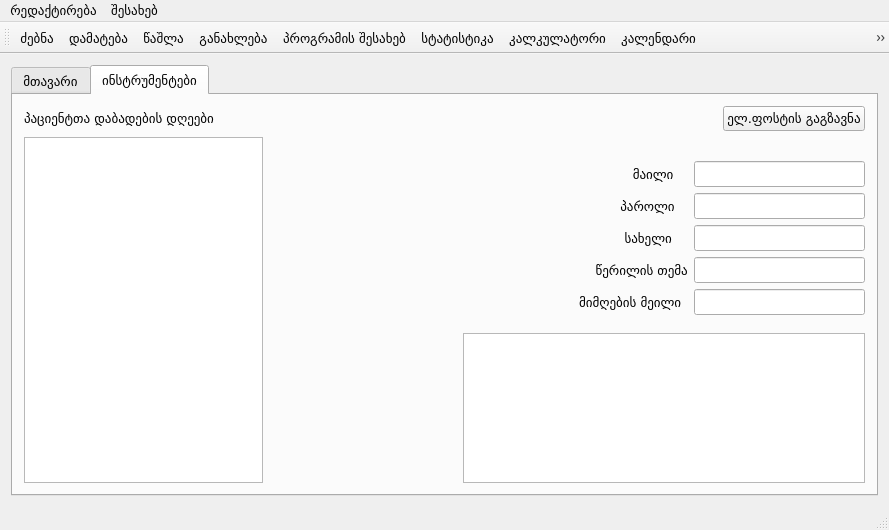
<?xml version="1.0" encoding="UTF-8"?>
<ui version="4.0">
 <class>MainWindow</class>
 <widget class="QMainWindow" name="MainWindow">
  <property name="geometry">
   <rect>
    <x>0</x>
    <y>0</y>
    <width>889</width>
    <height>530</height>
   </rect>
  </property>
  <property name="baseSize">
   <size>
    <width>500</width>
    <height>500</height>
   </size>
  </property>
  <property name="font">
   <font>
    <family>Sylfaen</family>
    <pointsize>10</pointsize>
   </font>
  </property>
  <property name="windowTitle">
   <string>NA SOFTWARE</string>
  </property>
  <property name="animated">
   <bool>true</bool>
  </property>
  <widget class="QWidget" name="centralWidget">
   <layout class="QGridLayout" name="gridLayout_3">
    <item row="0" column="0">
     <widget class="QTabWidget" name="tabWidget">
      <property name="currentIndex">
       <number>1</number>
      </property>
      <widget class="QWidget" name="tab_3">
       <attribute name="title">
        <string>მთავარი</string>
       </attribute>
       <layout class="QGridLayout" name="gridLayout_2">
        <item row="0" column="0">
         <layout class="QVBoxLayout" name="verticalLayout">
          <item>
           <widget class="QTableView" name="tableView">
            <property name="font">
             <font>
              <family>Sylfaen</family>
              <pointsize>10</pointsize>
             </font>
            </property>
           </widget>
          </item>
          <item>
           <layout class="QHBoxLayout" name="horizontalLayout_6">
            <item>
             <layout class="QHBoxLayout" name="horizontalLayout">
              <item>
               <widget class="QLabel" name="label">
                <property name="text">
                 <string>სახელი</string>
                </property>
               </widget>
              </item>
              <item>
               <widget class="QLineEdit" name="lineEdit"/>
              </item>
             </layout>
            </item>
            <item>
             <layout class="QHBoxLayout" name="horizontalLayout_2">
              <item>
               <widget class="QLabel" name="label_2">
                <property name="text">
                 <string>გვარი</string>
                </property>
               </widget>
              </item>
              <item>
               <widget class="QLineEdit" name="lineEdit_2"/>
              </item>
             </layout>
            </item>
            <item>
             <widget class="QPushButton" name="pushButton">
              <property name="text">
               <string>ძებნა</string>
              </property>
              <property name="icon">
               <iconset resource="icons.qrc">
                <normaloff>:/search.png</normaloff>:/search.png</iconset>
              </property>
             </widget>
            </item>
            <item>
             <spacer name="horizontalSpacer_7">
              <property name="orientation">
               <enum>Qt::Horizontal</enum>
              </property>
              <property name="sizeHint" stdset="0">
               <size>
                <width>40</width>
                <height>20</height>
               </size>
              </property>
             </spacer>
            </item>
            <item>
             <spacer name="horizontalSpacer_6">
              <property name="orientation">
               <enum>Qt::Horizontal</enum>
              </property>
              <property name="sizeHint" stdset="0">
               <size>
                <width>40</width>
                <height>20</height>
               </size>
              </property>
             </spacer>
            </item>
            <item>
             <spacer name="horizontalSpacer_3">
              <property name="orientation">
               <enum>Qt::Horizontal</enum>
              </property>
              <property name="sizeHint" stdset="0">
               <size>
                <width>40</width>
                <height>20</height>
               </size>
              </property>
             </spacer>
            </item>
            <item>
             <spacer name="horizontalSpacer">
              <property name="orientation">
               <enum>Qt::Horizontal</enum>
              </property>
              <property name="sizeHint" stdset="0">
               <size>
                <width>40</width>
                <height>20</height>
               </size>
              </property>
             </spacer>
            </item>
           </layout>
          </item>
          <item>
           <layout class="QHBoxLayout" name="horizontalLayout_5">
            <item>
             <layout class="QHBoxLayout" name="horizontalLayout_3">
              <item>
               <widget class="QLabel" name="label_3">
                <property name="text">
                 <string>თვე</string>
                </property>
               </widget>
              </item>
             </layout>
            </item>
            <item>
             <widget class="QComboBox" name="comboBox">
              <item>
               <property name="text">
                <string>იანვარი</string>
               </property>
              </item>
              <item>
               <property name="text">
                <string>თებერვალი</string>
               </property>
              </item>
              <item>
               <property name="text">
                <string>მარტი</string>
               </property>
              </item>
              <item>
               <property name="text">
                <string>აპრილი</string>
               </property>
              </item>
              <item>
               <property name="text">
                <string>მაისი</string>
               </property>
              </item>
              <item>
               <property name="text">
                <string>ივნისი</string>
               </property>
              </item>
              <item>
               <property name="text">
                <string>ივლისი</string>
               </property>
              </item>
              <item>
               <property name="text">
                <string>აგვისტო</string>
               </property>
              </item>
              <item>
               <property name="text">
                <string>სექტემბერი</string>
               </property>
              </item>
              <item>
               <property name="text">
                <string>ოქტომბერი</string>
               </property>
              </item>
              <item>
               <property name="text">
                <string>ნოემბერი</string>
               </property>
              </item>
              <item>
               <property name="text">
                <string>დეკემბერი</string>
               </property>
              </item>
             </widget>
            </item>
            <item>
             <layout class="QHBoxLayout" name="horizontalLayout_4">
              <item>
               <widget class="QLabel" name="label_4">
                <property name="text">
                 <string>წელი</string>
                </property>
               </widget>
              </item>
             </layout>
            </item>
            <item>
             <widget class="QComboBox" name="comboBox_2">
              <item>
               <property name="text">
                <string>2013</string>
               </property>
              </item>
              <item>
               <property name="text">
                <string>2014</string>
               </property>
              </item>
              <item>
               <property name="text">
                <string>2015</string>
               </property>
              </item>
              <item>
               <property name="text">
                <string>2016</string>
               </property>
              </item>
              <item>
               <property name="text">
                <string>2017</string>
               </property>
              </item>
              <item>
               <property name="text">
                <string>2018</string>
               </property>
              </item>
              <item>
               <property name="text">
                <string>2019</string>
               </property>
              </item>
              <item>
               <property name="text">
                <string>2020</string>
               </property>
              </item>
              <item>
               <property name="text">
                <string>2021</string>
               </property>
              </item>
              <item>
               <property name="text">
                <string>2022</string>
               </property>
              </item>
              <item>
               <property name="text">
                <string>2021</string>
               </property>
              </item>
              <item>
               <property name="text">
                <string>2022</string>
               </property>
              </item>
              <item>
               <property name="text">
                <string>2023</string>
               </property>
              </item>
              <item>
               <property name="text">
                <string>2024</string>
               </property>
              </item>
              <item>
               <property name="text">
                <string>2025</string>
               </property>
              </item>
             </widget>
            </item>
            <item>
             <widget class="QPushButton" name="pushButton_2">
              <property name="text">
               <string>ძებნა</string>
              </property>
              <property name="icon">
               <iconset resource="icons.qrc">
                <normaloff>:/search.png</normaloff>:/search.png</iconset>
              </property>
             </widget>
            </item>
            <item>
             <spacer name="horizontalSpacer_5">
              <property name="orientation">
               <enum>Qt::Horizontal</enum>
              </property>
              <property name="sizeHint" stdset="0">
               <size>
                <width>40</width>
                <height>20</height>
               </size>
              </property>
             </spacer>
            </item>
            <item>
             <spacer name="horizontalSpacer_4">
              <property name="orientation">
               <enum>Qt::Horizontal</enum>
              </property>
              <property name="sizeHint" stdset="0">
               <size>
                <width>40</width>
                <height>20</height>
               </size>
              </property>
             </spacer>
            </item>
            <item>
             <spacer name="horizontalSpacer_2">
              <property name="orientation">
               <enum>Qt::Horizontal</enum>
              </property>
              <property name="sizeHint" stdset="0">
               <size>
                <width>40</width>
                <height>20</height>
               </size>
              </property>
             </spacer>
            </item>
           </layout>
          </item>
          <item>
           <widget class="QLabel" name="label_5">
            <property name="text">
             <string/>
            </property>
           </widget>
          </item>
         </layout>
        </item>
       </layout>
      </widget>
      <widget class="QWidget" name="tab_4">
       <attribute name="title">
        <string>ინსტრუმენტები</string>
       </attribute>
       <layout class="QGridLayout" name="gridLayout">
        <item row="3" column="5">
         <spacer name="horizontalSpacer_32">
          <property name="orientation">
           <enum>Qt::Horizontal</enum>
          </property>
          <property name="sizeHint" stdset="0">
           <size>
            <width>40</width>
            <height>20</height>
           </size>
          </property>
         </spacer>
        </item>
        <item row="2" column="3">
         <spacer name="horizontalSpacer_25">
          <property name="orientation">
           <enum>Qt::Horizontal</enum>
          </property>
          <property name="sizeHint" stdset="0">
           <size>
            <width>40</width>
            <height>20</height>
           </size>
          </property>
         </spacer>
        </item>
        <item row="4" column="1">
         <spacer name="horizontalSpacer_33">
          <property name="orientation">
           <enum>Qt::Horizontal</enum>
          </property>
          <property name="sizeHint" stdset="0">
           <size>
            <width>40</width>
            <height>20</height>
           </size>
          </property>
         </spacer>
        </item>
        <item row="0" column="9">
         <spacer name="horizontalSpacer_22">
          <property name="orientation">
           <enum>Qt::Horizontal</enum>
          </property>
          <property name="sizeHint" stdset="0">
           <size>
            <width>40</width>
            <height>20</height>
           </size>
          </property>
         </spacer>
        </item>
        <item row="3" column="2">
         <spacer name="horizontalSpacer_29">
          <property name="orientation">
           <enum>Qt::Horizontal</enum>
          </property>
          <property name="sizeHint" stdset="0">
           <size>
            <width>40</width>
            <height>20</height>
           </size>
          </property>
         </spacer>
        </item>
        <item row="2" column="1">
         <spacer name="horizontalSpacer_23">
          <property name="orientation">
           <enum>Qt::Horizontal</enum>
          </property>
          <property name="sizeHint" stdset="0">
           <size>
            <width>40</width>
            <height>20</height>
           </size>
          </property>
         </spacer>
        </item>
        <item row="3" column="4">
         <spacer name="horizontalSpacer_31">
          <property name="orientation">
           <enum>Qt::Horizontal</enum>
          </property>
          <property name="sizeHint" stdset="0">
           <size>
            <width>40</width>
            <height>20</height>
           </size>
          </property>
         </spacer>
        </item>
        <item row="4" column="2">
         <spacer name="horizontalSpacer_36">
          <property name="orientation">
           <enum>Qt::Horizontal</enum>
          </property>
          <property name="sizeHint" stdset="0">
           <size>
            <width>40</width>
            <height>20</height>
           </size>
          </property>
         </spacer>
        </item>
        <item row="2" column="4">
         <spacer name="horizontalSpacer_26">
          <property name="orientation">
           <enum>Qt::Horizontal</enum>
          </property>
          <property name="sizeHint" stdset="0">
           <size>
            <width>40</width>
            <height>20</height>
           </size>
          </property>
         </spacer>
        </item>
        <item row="0" column="8">
         <spacer name="horizontalSpacer_10">
          <property name="orientation">
           <enum>Qt::Horizontal</enum>
          </property>
          <property name="sizeHint" stdset="0">
           <size>
            <width>122</width>
            <height>20</height>
           </size>
          </property>
         </spacer>
        </item>
        <item row="2" column="2">
         <spacer name="horizontalSpacer_24">
          <property name="orientation">
           <enum>Qt::Horizontal</enum>
          </property>
          <property name="sizeHint" stdset="0">
           <size>
            <width>40</width>
            <height>20</height>
           </size>
          </property>
         </spacer>
        </item>
        <item row="4" column="4">
         <spacer name="horizontalSpacer_38">
          <property name="orientation">
           <enum>Qt::Horizontal</enum>
          </property>
          <property name="sizeHint" stdset="0">
           <size>
            <width>40</width>
            <height>20</height>
           </size>
          </property>
         </spacer>
        </item>
        <item row="3" column="3">
         <spacer name="horizontalSpacer_30">
          <property name="orientation">
           <enum>Qt::Horizontal</enum>
          </property>
          <property name="sizeHint" stdset="0">
           <size>
            <width>40</width>
            <height>20</height>
           </size>
          </property>
         </spacer>
        </item>
        <item row="1" column="0" rowspan="9">
         <widget class="QListWidget" name="listWidget">
          <property name="selectionMode">
           <enum>QAbstractItemView::NoSelection</enum>
          </property>
         </widget>
        </item>
        <item row="0" column="7">
         <spacer name="horizontalSpacer_9">
          <property name="orientation">
           <enum>Qt::Horizontal</enum>
          </property>
          <property name="sizeHint" stdset="0">
           <size>
            <width>123</width>
            <height>20</height>
           </size>
          </property>
         </spacer>
        </item>
        <item row="0" column="0">
         <widget class="QLabel" name="label_6">
          <property name="text">
           <string>პაციენტთა დაბადების დღეები</string>
          </property>
         </widget>
        </item>
        <item row="1" column="1">
         <widget class="QLabel" name="label_7">
          <property name="text">
           <string/>
          </property>
         </widget>
        </item>
        <item row="4" column="5">
         <spacer name="horizontalSpacer_39">
          <property name="orientation">
           <enum>Qt::Horizontal</enum>
          </property>
          <property name="sizeHint" stdset="0">
           <size>
            <width>40</width>
            <height>20</height>
           </size>
          </property>
         </spacer>
        </item>
        <item row="4" column="3">
         <spacer name="horizontalSpacer_37">
          <property name="orientation">
           <enum>Qt::Horizontal</enum>
          </property>
          <property name="sizeHint" stdset="0">
           <size>
            <width>40</width>
            <height>20</height>
           </size>
          </property>
         </spacer>
        </item>
        <item row="0" column="1" colspan="2">
         <spacer name="horizontalSpacer_8">
          <property name="orientation">
           <enum>Qt::Horizontal</enum>
          </property>
          <property name="sizeHint" stdset="0">
           <size>
            <width>122</width>
            <height>20</height>
           </size>
          </property>
         </spacer>
        </item>
        <item row="2" column="5">
         <spacer name="horizontalSpacer_27">
          <property name="orientation">
           <enum>Qt::Horizontal</enum>
          </property>
          <property name="sizeHint" stdset="0">
           <size>
            <width>40</width>
            <height>20</height>
           </size>
          </property>
         </spacer>
        </item>
        <item row="3" column="1">
         <spacer name="horizontalSpacer_28">
          <property name="orientation">
           <enum>Qt::Horizontal</enum>
          </property>
          <property name="sizeHint" stdset="0">
           <size>
            <width>40</width>
            <height>20</height>
           </size>
          </property>
         </spacer>
        </item>
        <item row="6" column="1" colspan="2">
         <widget class="QLabel" name="label_12">
          <property name="text">
           <string/>
          </property>
         </widget>
        </item>
        <item row="0" column="6">
         <spacer name="horizontalSpacer_16">
          <property name="orientation">
           <enum>Qt::Horizontal</enum>
          </property>
          <property name="sizeHint" stdset="0">
           <size>
            <width>40</width>
            <height>20</height>
           </size>
          </property>
         </spacer>
        </item>
        <item row="0" column="3">
         <spacer name="horizontalSpacer_42">
          <property name="orientation">
           <enum>Qt::Horizontal</enum>
          </property>
          <property name="sizeHint" stdset="0">
           <size>
            <width>40</width>
            <height>20</height>
           </size>
          </property>
         </spacer>
        </item>
        <item row="0" column="4">
         <spacer name="horizontalSpacer_43">
          <property name="orientation">
           <enum>Qt::Horizontal</enum>
          </property>
          <property name="sizeHint" stdset="0">
           <size>
            <width>40</width>
            <height>20</height>
           </size>
          </property>
         </spacer>
        </item>
        <item row="0" column="5">
         <spacer name="horizontalSpacer_44">
          <property name="orientation">
           <enum>Qt::Horizontal</enum>
          </property>
          <property name="sizeHint" stdset="0">
           <size>
            <width>40</width>
            <height>20</height>
           </size>
          </property>
         </spacer>
        </item>
        <item row="9" column="1">
         <spacer name="horizontalSpacer_45">
          <property name="orientation">
           <enum>Qt::Horizontal</enum>
          </property>
          <property name="sizeHint" stdset="0">
           <size>
            <width>40</width>
            <height>20</height>
           </size>
          </property>
         </spacer>
        </item>
        <item row="9" column="2">
         <spacer name="horizontalSpacer_46">
          <property name="orientation">
           <enum>Qt::Horizontal</enum>
          </property>
          <property name="sizeHint" stdset="0">
           <size>
            <width>40</width>
            <height>20</height>
           </size>
          </property>
         </spacer>
        </item>
        <item row="9" column="3">
         <spacer name="horizontalSpacer_47">
          <property name="orientation">
           <enum>Qt::Horizontal</enum>
          </property>
          <property name="sizeHint" stdset="0">
           <size>
            <width>40</width>
            <height>20</height>
           </size>
          </property>
         </spacer>
        </item>
        <item row="9" column="4">
         <spacer name="horizontalSpacer_48">
          <property name="orientation">
           <enum>Qt::Horizontal</enum>
          </property>
          <property name="sizeHint" stdset="0">
           <size>
            <width>40</width>
            <height>20</height>
           </size>
          </property>
         </spacer>
        </item>
        <item row="9" column="5">
         <spacer name="horizontalSpacer_49">
          <property name="orientation">
           <enum>Qt::Horizontal</enum>
          </property>
          <property name="sizeHint" stdset="0">
           <size>
            <width>40</width>
            <height>20</height>
           </size>
          </property>
         </spacer>
        </item>
        <item row="9" column="6">
         <spacer name="horizontalSpacer_50">
          <property name="orientation">
           <enum>Qt::Horizontal</enum>
          </property>
          <property name="sizeHint" stdset="0">
           <size>
            <width>40</width>
            <height>20</height>
           </size>
          </property>
         </spacer>
        </item>
        <item row="6" column="8">
         <widget class="QLabel" name="label_13">
          <property name="text">
           <string> მიმღების მეილი</string>
          </property>
         </widget>
        </item>
        <item row="4" column="8">
         <widget class="QLabel" name="label_10">
          <property name="text">
           <string>            სახელი</string>
          </property>
         </widget>
        </item>
        <item row="3" column="8">
         <widget class="QLabel" name="label_9">
          <property name="text">
           <string>           პაროლი</string>
          </property>
         </widget>
        </item>
        <item row="2" column="8">
         <widget class="QLabel" name="label_8">
          <property name="text">
           <string>              მაილი</string>
          </property>
         </widget>
        </item>
        <item row="5" column="8">
         <widget class="QLabel" name="label_11">
          <property name="text">
           <string>     წერილის თემა</string>
          </property>
         </widget>
        </item>
        <item row="2" column="6" colspan="2">
         <spacer name="horizontalSpacer_11">
          <property name="orientation">
           <enum>Qt::Horizontal</enum>
          </property>
          <property name="sizeHint" stdset="0">
           <size>
            <width>40</width>
            <height>20</height>
           </size>
          </property>
         </spacer>
        </item>
        <item row="3" column="6" colspan="2">
         <spacer name="horizontalSpacer_12">
          <property name="orientation">
           <enum>Qt::Horizontal</enum>
          </property>
          <property name="sizeHint" stdset="0">
           <size>
            <width>40</width>
            <height>20</height>
           </size>
          </property>
         </spacer>
        </item>
        <item row="4" column="6" colspan="2">
         <spacer name="horizontalSpacer_13">
          <property name="orientation">
           <enum>Qt::Horizontal</enum>
          </property>
          <property name="sizeHint" stdset="0">
           <size>
            <width>40</width>
            <height>20</height>
           </size>
          </property>
         </spacer>
        </item>
        <item row="5" column="1" colspan="2">
         <spacer name="horizontalSpacer_14">
          <property name="orientation">
           <enum>Qt::Horizontal</enum>
          </property>
          <property name="sizeHint" stdset="0">
           <size>
            <width>40</width>
            <height>20</height>
           </size>
          </property>
         </spacer>
        </item>
        <item row="5" column="3">
         <spacer name="horizontalSpacer_15">
          <property name="orientation">
           <enum>Qt::Horizontal</enum>
          </property>
          <property name="sizeHint" stdset="0">
           <size>
            <width>40</width>
            <height>20</height>
           </size>
          </property>
         </spacer>
        </item>
        <item row="5" column="4">
         <spacer name="horizontalSpacer_17">
          <property name="orientation">
           <enum>Qt::Horizontal</enum>
          </property>
          <property name="sizeHint" stdset="0">
           <size>
            <width>40</width>
            <height>20</height>
           </size>
          </property>
         </spacer>
        </item>
        <item row="5" column="5">
         <spacer name="horizontalSpacer_18">
          <property name="orientation">
           <enum>Qt::Horizontal</enum>
          </property>
          <property name="sizeHint" stdset="0">
           <size>
            <width>40</width>
            <height>20</height>
           </size>
          </property>
         </spacer>
        </item>
        <item row="5" column="6" colspan="2">
         <spacer name="horizontalSpacer_19">
          <property name="orientation">
           <enum>Qt::Horizontal</enum>
          </property>
          <property name="sizeHint" stdset="0">
           <size>
            <width>40</width>
            <height>20</height>
           </size>
          </property>
         </spacer>
        </item>
        <item row="6" column="3">
         <spacer name="horizontalSpacer_20">
          <property name="orientation">
           <enum>Qt::Horizontal</enum>
          </property>
          <property name="sizeHint" stdset="0">
           <size>
            <width>40</width>
            <height>20</height>
           </size>
          </property>
         </spacer>
        </item>
        <item row="6" column="4">
         <spacer name="horizontalSpacer_21">
          <property name="orientation">
           <enum>Qt::Horizontal</enum>
          </property>
          <property name="sizeHint" stdset="0">
           <size>
            <width>40</width>
            <height>20</height>
           </size>
          </property>
         </spacer>
        </item>
        <item row="6" column="5">
         <spacer name="horizontalSpacer_34">
          <property name="orientation">
           <enum>Qt::Horizontal</enum>
          </property>
          <property name="sizeHint" stdset="0">
           <size>
            <width>40</width>
            <height>20</height>
           </size>
          </property>
         </spacer>
        </item>
        <item row="6" column="6" colspan="2">
         <spacer name="horizontalSpacer_35">
          <property name="orientation">
           <enum>Qt::Horizontal</enum>
          </property>
          <property name="sizeHint" stdset="0">
           <size>
            <width>40</width>
            <height>20</height>
           </size>
          </property>
         </spacer>
        </item>
        <item row="2" column="9" colspan="2">
         <widget class="QLineEdit" name="lineEdit_3"/>
        </item>
        <item row="3" column="9" colspan="2">
         <widget class="QLineEdit" name="lineEdit_4"/>
        </item>
        <item row="4" column="9" colspan="2">
         <widget class="QLineEdit" name="lineEdit_5"/>
        </item>
        <item row="5" column="9" colspan="2">
         <widget class="QLineEdit" name="lineEdit_6"/>
        </item>
        <item row="6" column="9" colspan="2">
         <widget class="QLineEdit" name="lineEdit_7"/>
        </item>
        <item row="9" column="7" colspan="4">
         <widget class="QTextEdit" name="textEdit"/>
        </item>
        <item row="0" column="10">
         <widget class="QPushButton" name="pushButton_3">
          <property name="text">
           <string>ელ.ფოსტის გაგზავნა</string>
          </property>
         </widget>
        </item>
       </layout>
      </widget>
     </widget>
    </item>
   </layout>
  </widget>
  <widget class="QMenuBar" name="menuBar">
   <property name="geometry">
    <rect>
     <x>0</x>
     <y>0</y>
     <width>889</width>
     <height>22</height>
    </rect>
   </property>
   <widget class="QMenu" name="menuFile">
    <property name="title">
     <string>რედაქტირება</string>
    </property>
    <addaction name="actionAdd"/>
    <addaction name="actionDelete"/>
    <addaction name="actionSearch"/>
    <addaction name="actionRefresh"/>
    <addaction name="actionStatics"/>
    <addaction name="action_2"/>
    <addaction name="action"/>
    <addaction name="action_4"/>
    <addaction name="action_3"/>
    <addaction name="action_5"/>
    <addaction name="actionExit"/>
   </widget>
   <widget class="QMenu" name="menu">
    <property name="title">
     <string>შესახებ</string>
    </property>
    <addaction name="actionAbout"/>
   </widget>
   <addaction name="menuFile"/>
   <addaction name="menu"/>
  </widget>
  <widget class="QToolBar" name="mainToolBar">
   <attribute name="toolBarArea">
    <enum>TopToolBarArea</enum>
   </attribute>
   <attribute name="toolBarBreak">
    <bool>false</bool>
   </attribute>
   <addaction name="actionSearch"/>
   <addaction name="actionAdd"/>
   <addaction name="actionDelete"/>
   <addaction name="actionRefresh"/>
   <addaction name="actionAbout"/>
   <addaction name="actionStatics"/>
   <addaction name="action_2"/>
   <addaction name="action"/>
   <addaction name="action_4"/>
   <addaction name="action_3"/>
   <addaction name="action_5"/>
   <addaction name="actionExit"/>
  </widget>
  <widget class="QStatusBar" name="statusBar"/>
  <action name="actionAdd">
   <property name="icon">
    <iconset resource="icons.qrc">
     <normaloff>:/Oxygen-Icons.org-Oxygen-Actions-list-add-user.ico</normaloff>:/Oxygen-Icons.org-Oxygen-Actions-list-add-user.ico</iconset>
   </property>
   <property name="text">
    <string>დამატება</string>
   </property>
   <property name="toolTip">
    <string>&lt;html&gt;&lt;head/&gt;&lt;body&gt;&lt;p&gt;&lt;span style=&quot; font-size:10pt;&quot;&gt;დამატება&lt;/span&gt;&lt;/p&gt;&lt;/body&gt;&lt;/html&gt;</string>
   </property>
   <property name="shortcut">
    <string>+</string>
   </property>
  </action>
  <action name="actionDelete">
   <property name="icon">
    <iconset resource="icons.qrc">
     <normaloff>:/Oxygen-Icons.org-Oxygen-Actions-list-remove-user.ico</normaloff>:/Oxygen-Icons.org-Oxygen-Actions-list-remove-user.ico</iconset>
   </property>
   <property name="text">
    <string>წაშლა</string>
   </property>
   <property name="toolTip">
    <string>&lt;html&gt;&lt;head/&gt;&lt;body&gt;&lt;p&gt;&lt;span style=&quot; font-size:10pt;&quot;&gt;წაშლა&lt;/span&gt;&lt;/p&gt;&lt;/body&gt;&lt;/html&gt;</string>
   </property>
   <property name="shortcut">
    <string>Del</string>
   </property>
  </action>
  <action name="actionSearch">
   <property name="icon">
    <iconset resource="icons.qrc">
     <normaloff>:/search.png</normaloff>:/search.png</iconset>
   </property>
   <property name="text">
    <string>ძებნა</string>
   </property>
   <property name="toolTip">
    <string>&lt;html&gt;&lt;head/&gt;&lt;body&gt;&lt;p&gt;&lt;span style=&quot; font-size:10pt;&quot;&gt;ძებნა&lt;/span&gt;&lt;/p&gt;&lt;/body&gt;&lt;/html&gt;</string>
   </property>
   <property name="font">
    <font>
     <family>Sylfaen</family>
     <pointsize>10</pointsize>
    </font>
   </property>
   <property name="shortcut">
    <string>Ctrl+F</string>
   </property>
  </action>
  <action name="actionAbout">
   <property name="icon">
    <iconset resource="icons.qrc">
     <normaloff>:/get_info.png</normaloff>:/get_info.png</iconset>
   </property>
   <property name="text">
    <string>პროგრამის შესახებ</string>
   </property>
   <property name="toolTip">
    <string>&lt;html&gt;&lt;head/&gt;&lt;body&gt;&lt;p&gt;&lt;span style=&quot; font-size:10pt;&quot;&gt;პროგრამის შესახებ&lt;/span&gt;&lt;/p&gt;&lt;/body&gt;&lt;/html&gt;</string>
   </property>
  </action>
  <action name="actionRefresh">
   <property name="icon">
    <iconset resource="icons.qrc">
     <normaloff>:/reload.png</normaloff>:/reload.png</iconset>
   </property>
   <property name="text">
    <string>განახლება</string>
   </property>
   <property name="toolTip">
    <string>&lt;html&gt;&lt;head/&gt;&lt;body&gt;&lt;p&gt;&lt;span style=&quot; font-size:10pt;&quot;&gt;განახლება&lt;/span&gt;&lt;/p&gt;&lt;/body&gt;&lt;/html&gt;</string>
   </property>
   <property name="shortcut">
    <string>F5</string>
   </property>
  </action>
  <action name="actionExit">
   <property name="checkable">
    <bool>false</bool>
   </property>
   <property name="icon">
    <iconset resource="icons.qrc">
     <normaloff>:/exit.png</normaloff>:/exit.png</iconset>
   </property>
   <property name="text">
    <string>გამოსვლა</string>
   </property>
   <property name="toolTip">
    <string>&lt;html&gt;&lt;head/&gt;&lt;body&gt;&lt;p&gt;&lt;span style=&quot; font-size:10pt;&quot;&gt;გამოსვლა&lt;/span&gt;&lt;/p&gt;&lt;/body&gt;&lt;/html&gt;</string>
   </property>
   <property name="visible">
    <bool>true</bool>
   </property>
   <property name="menuRole">
    <enum>QAction::TextHeuristicRole</enum>
   </property>
   <property name="priority">
    <enum>QAction::NormalPriority</enum>
   </property>
  </action>
  <action name="actionStatics">
   <property name="icon">
    <iconset resource="icons.qrc">
     <normaloff>:/Awicons-Vista-Artistic-Chart.ico</normaloff>:/Awicons-Vista-Artistic-Chart.ico</iconset>
   </property>
   <property name="text">
    <string>სტატისტიკა</string>
   </property>
   <property name="toolTip">
    <string>&lt;html&gt;&lt;head/&gt;&lt;body&gt;&lt;p&gt;&lt;span style=&quot; font-size:10pt;&quot;&gt;სტატისტიკა&lt;/span&gt;&lt;/p&gt;&lt;/body&gt;&lt;/html&gt;</string>
   </property>
  </action>
  <action name="action">
   <property name="icon">
    <iconset resource="icons.qrc">
     <normaloff>:/calendar.ico</normaloff>:/calendar.ico</iconset>
   </property>
   <property name="text">
    <string>კალენდარი</string>
   </property>
   <property name="toolTip">
    <string>&lt;html&gt;&lt;head/&gt;&lt;body&gt;&lt;p&gt;&lt;span style=&quot; font-size:10pt;&quot;&gt;კალენდარი&lt;/span&gt;&lt;/p&gt;&lt;/body&gt;&lt;/html&gt;</string>
   </property>
   <property name="font">
    <font>
     <family>Sylfaen</family>
     <pointsize>10</pointsize>
    </font>
   </property>
  </action>
  <action name="action_2">
   <property name="icon">
    <iconset resource="icons.qrc">
     <normaloff>:/Oxygen-Icons.org-Oxygen-Apps-accessories-calculator.ico</normaloff>:/Oxygen-Icons.org-Oxygen-Apps-accessories-calculator.ico</iconset>
   </property>
   <property name="text">
    <string>კალკულატორი</string>
   </property>
   <property name="toolTip">
    <string>&lt;html&gt;&lt;head/&gt;&lt;body&gt;&lt;p&gt;&lt;span style=&quot; font-size:10pt;&quot;&gt;კალკულატორი&lt;/span&gt;&lt;/p&gt;&lt;/body&gt;&lt;/html&gt;</string>
   </property>
   <property name="font">
    <font>
     <pointsize>10</pointsize>
    </font>
   </property>
  </action>
  <action name="action_3">
   <property name="icon">
    <iconset resource="icons.qrc">
     <normaloff>:/email.ico</normaloff>:/email.ico</iconset>
   </property>
   <property name="text">
    <string>იმეილის გაგზავნა</string>
   </property>
  </action>
  <action name="action_4">
   <property name="icon">
    <iconset resource="icons.qrc">
     <normaloff>:/gift.ico</normaloff>:/gift.ico</iconset>
   </property>
   <property name="text">
    <string>პაციენტთა დადაბების დღეები</string>
   </property>
  </action>
  <action name="action_5">
   <property name="icon">
    <iconset resource="icons.qrc">
     <normaloff>:/printer_4.ico</normaloff>:/printer_4.ico</iconset>
   </property>
   <property name="text">
    <string>დოკუმენტის პრინტირება</string>
   </property>
  </action>
 </widget>
 <layoutdefault spacing="6" margin="11"/>
 <resources>
  <include location="icons.qrc"/>
 </resources>
 <connections>
  <connection>
   <sender>lineEdit</sender>
   <signal>returnPressed()</signal>
   <receiver>pushButton</receiver>
   <slot>click()</slot>
   <hints>
    <hint type="sourcelabel">
     <x>207</x>
     <y>420</y>
    </hint>
    <hint type="destinationlabel">
     <x>472</x>
     <y>421</y>
    </hint>
   </hints>
  </connection>
  <connection>
   <sender>lineEdit_2</sender>
   <signal>returnPressed()</signal>
   <receiver>pushButton</receiver>
   <slot>click()</slot>
   <hints>
    <hint type="sourcelabel">
     <x>390</x>
     <y>420</y>
    </hint>
    <hint type="destinationlabel">
     <x>472</x>
     <y>421</y>
    </hint>
   </hints>
  </connection>
 </connections>
</ui>
